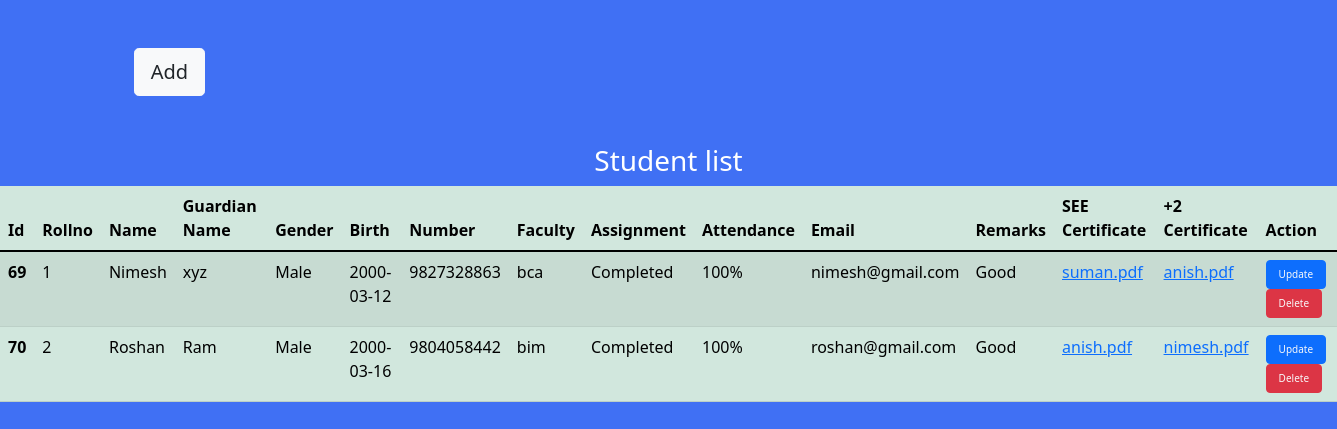
/manage.php, run on the app's committed database.
### tables this page shows
CREATE TABLE `students` (
  `id` int(20) NOT NULL,
  `rollno` int(20) NOT NULL,
  `name` varchar(25) NOT NULL,
  `gname` varchar(20) NOT NULL,
  `gender` varchar(20) NOT NULL,
  `birth` date NOT NULL,
  `number` varchar(15) NOT NULL,
  `faculty` int(11) NOT NULL,
  `assignment` varchar(20) NOT NULL,
  `attendance` varchar(20) NOT NULL,
  `email` varchar(25) NOT NULL,
  `password` varchar(25) NOT NULL,
  `remark` varchar(255) NOT NULL,
  `pdf1` varchar(255) NOT NULL,
  `pdf` varchar(255) NOT NULL
);

CREATE TABLE `faculty` (
  `facultyid` int(11) NOT NULL,
  `fname` varchar(10) NOT NULL
);

### manage.php (the view, shortened to what this page needs)
<?php
include 'connect.php';
?>
<!doctype html>
<html lang="en">
  <head>
    <link href="https://cdn.jsdelivr.net/npm/bootstrap@5.1.3/dist/css/bootstrap.min.css" rel="stylesheet">
  </head>
  <body style="background:#4070f4;">
  <button type="button" class="btn btn-light my-5 btn-lg" style="margin-left:10%;"  > <a href="addstudent.php" class="text-dark" style="text-decoration:none;">Add</a></button>
  <h3 style="text-align:center;align-items:center;color:white;">Student list</h3>
  <table class="table table-success table-striped" >
  <thead>
  <tr >
      <th>Id</th>
      <th>Rollno</th>
      <th>Name</th>
      <th>Guardian Name</th>
      <th>Gender</th>
      <th>Birth</th>
      <th>Number</th>
      <th>Faculty</th>
      <th>Assignment</th>
      <th>Attendance</th>
      <th>Email</th>
      <th>Remarks</th>
      <th>SEE Certificate</th>
      <th>+2 Certificate</th>
      <th>Action</th>
    </tr>
  </thead>
  <tbody>
  <?php
    $sql = "SELECT * FROM `students` JOIN `faculty` ON `students`.`faculty`=`faculty`.`facultyid`";
    $result = mysqli_query($con,$sql);
    if($result){
      while($row = mysqli_fetch_assoc($result))
      {
        $id=$row['id'];
        $rollno=$row['rollno'];
        $name=$row['name'];
        $gname=$row['gname'];
        $gender=$row['gender'];
        $birth=$row['birth'];
        $number=$row['number'];
        $faculty=$row['fname'];
        $assignment=$row['assignment'];
        $attendance=$row['attendance'];
        $email=$row['email'];
        $remark=$row['remark'];
        $pdf1=$row['pdf1'];
        $pdf=$row['pdf'];
        echo '<tr>
        <th scope="row">' .$id.'</th>
        <td>' .$rollno.'</td>
        <td>' .$name.'</td>
        <td>' .$gname.'</td>
        <td>' .$gender.'</td>
        <td>' .$birth.'</td>
        <td>' .$number.'</td>
        <td>' .$faculty.'</td>
        <td>' .$assignment.'</td>
        <td>' .$attendance.'</td>
        <td>' .$email.'</td>
        <td>' .$remark.'</td>
        <td><a href="/SMS/admin/uploads/'.$pdf1.'" target="_blank">'.$pdf1.'</a></td>
        <td><a href="/SMS/admin/uploads/'.$pdf.'" target="_blank">'.$pdf.'</a></td>
         <td>
         <button type="button" class="btn btn-primary btn-large" style="font-size:10px;"   > <a href="update.php?updateid='.$id.'" class="text-light" style="text-decoration:none;">Update</a></button>
         <button type="button" class="btn btn-danger btn-large" style="font-size:10px;" onclick=" return myDelete()" > <a href=" delete.php?deleteid='.$id.'"  class="text-light" style="text-decoration:none; onclick="return confirm("delete this record?");" >Delete</a></button>
         </td>
         </tr>';
      }
    }
    ?>
  </tbody>
</table>
</body>
</html>

### data on the page
students: id "69", rollno "1", name "Nimesh", gname "xyz", gender "Male", birth "2000-03-12", number "9827328863", faculty.fname "bca", assignment "Completed", attendance "100%", email "nimesh@gmail.com", remark "Good", pdf1 "suman.pdf", pdf "anish.pdf"
students: id "70", rollno "2", name "Roshan", gname "Ram", gender "Male", birth "2000-03-16", number "9804058442", faculty.fname "bim", assignment "Completed", attendance "100%", email "roshan@gmail.com", remark "Good", pdf1 "anish.pdf", pdf "nimesh.pdf"
